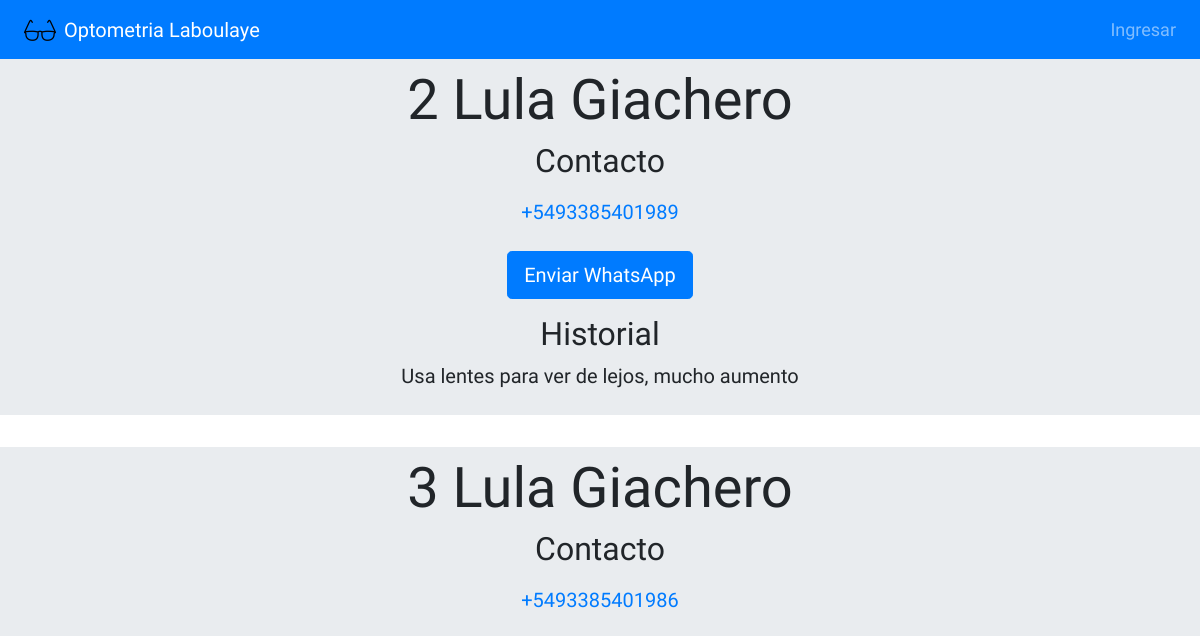
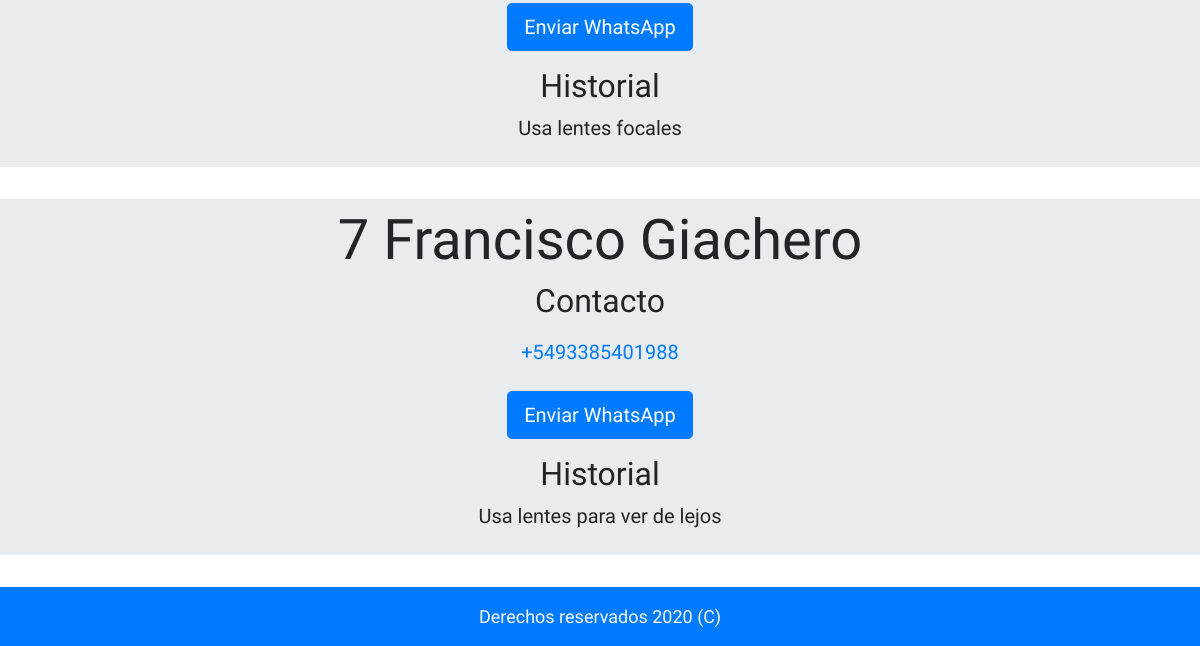
/optometrialbye/paciente/detalle, run on an earlier commit of the app's database (2 pictures, top to bottom).
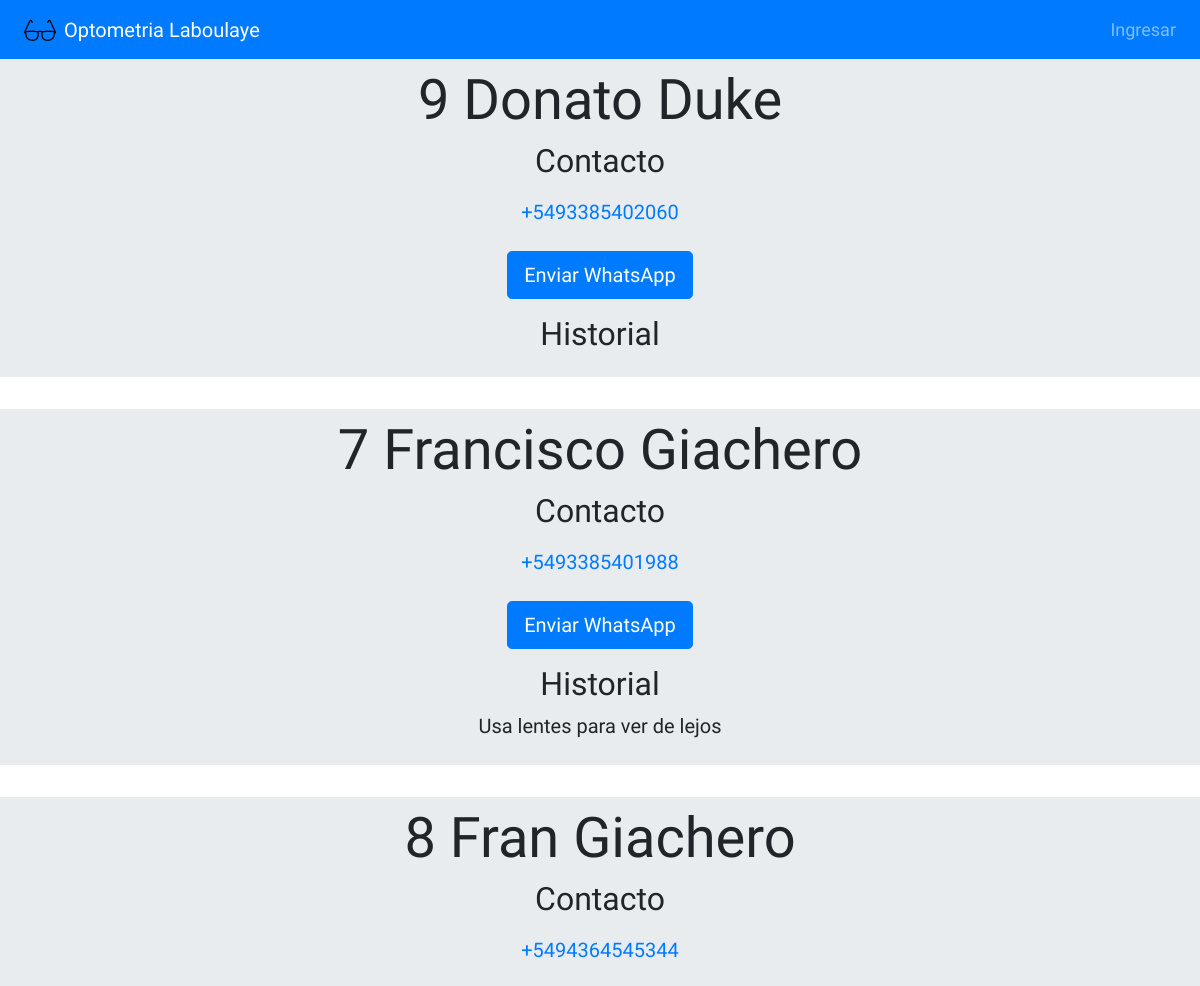
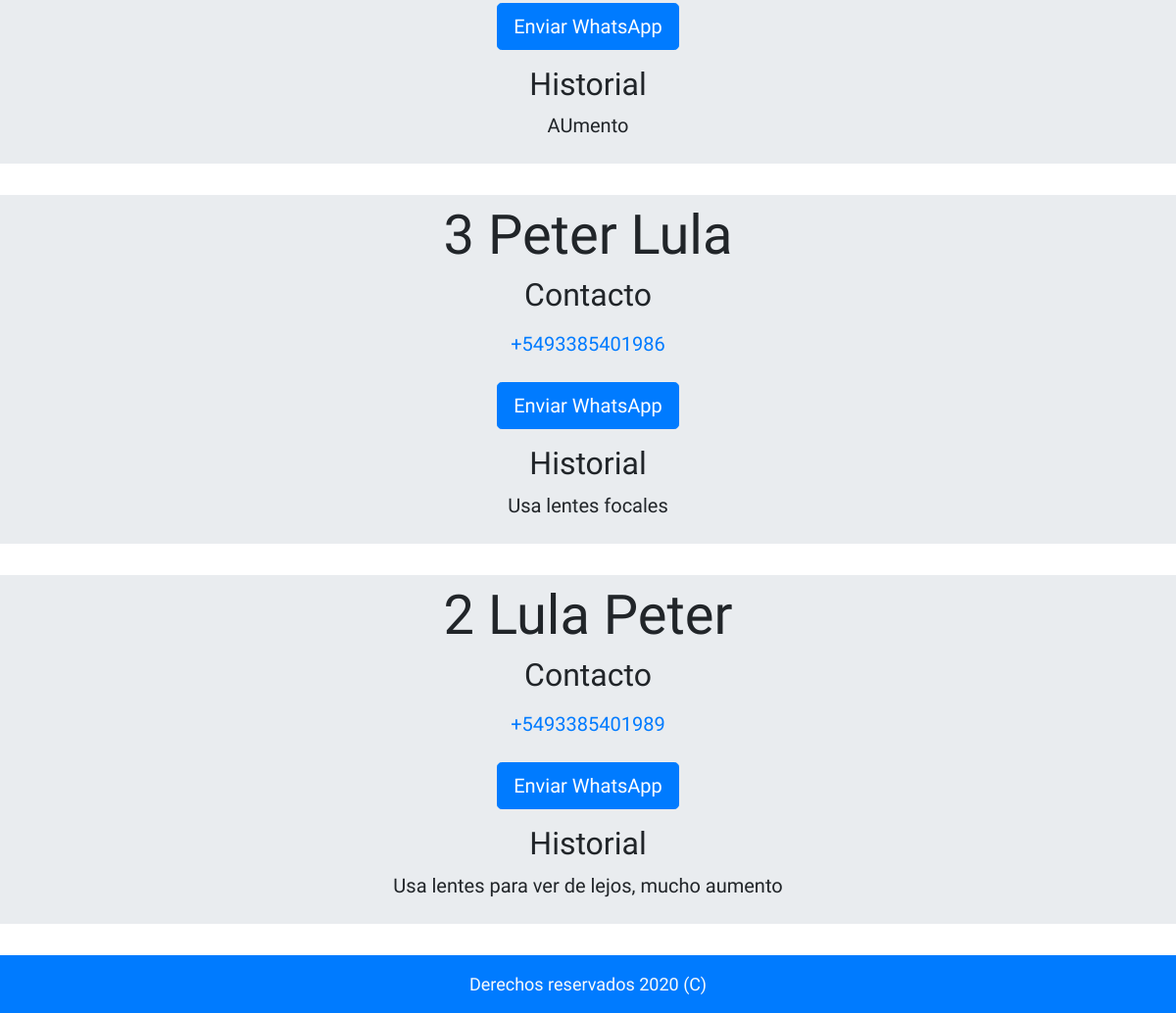
And on a later commit of the database (2 pictures, top to bottom).
### optometrialbye/models.py (models this page shows, shortened)
class Pacientes(models.Model):
    nombre = models.CharField(max_length= 100)
    apellido = models.CharField(max_length= 100)
    genero = models.CharField(max_length= 2, choices= genero_opciones)
    celular_regex = RegexValidator(regex=r'^\+?549?\d{10}$', message = "Número debe ser ingresado en formato '+549XXXXXXXXXX'.")
    celular = models.CharField("Celular", validators=[celular_regex], max_length = 14, unique = True)
    historial = models.CharField( 'Historial', max_length=200, blank= True)
    class Meta:
        ordering = ['apellido']

### optometrialbye/views.py (the view)
# urls.py: path('paciente/detalle', views.DetallePaciente, name = 'detalle_paciente'),
def DetallePaciente (request):
    pacientes = Pacientes.objects.all()
    return render(request, "optolbye/detalle_paciente.html", {"pacientes" : pacientes})

### optometrialbye/templates/optolbye/detalle_paciente.html (shortened to what this page needs)
{% extends 'optolbye/base.html' %}
{% load static %}
{% block body %}
    {% for paciente in pacientes %}
<div class="jumbotron jumbotron-fluid text-center py-2">
    <div class="container">
        <h1 class="display-4">{{paciente.id}} {{ paciente.nombre }} {{ paciente.apellido }}</h1>
        <h2 class="display-5">Contacto</h2>
        <p class="lead">
            <a class="nav-item nav-link" href="Cel: {{ paciente.celular }}">{{ paciente.celular }}</a>
        </p>
        <p class="lead">
            <a class="btn btn-primary btn-lg" href="https://wa.me/{{ paciente.celular }}" >Enviar WhatsApp</a>
        </p>
        <h2 class="display-5">Historial</h2>
        <p class="lead">{{ paciente.historial }}</p>
    </div>
</div>
    {% endfor %}
{% endblock  %}
{% block footer %}
<footer class="py-3 bg-primary ">
    <div class="container">
      <p class="m-0 text-light text-center">Derechos reservados 2020 (C)</p>
    </div>
</footer>
{% endblock %}

What changed in the data, as far as the page shows it:
added Pacientes: id "9", nombre "Donato", apellido "Duke", celular "+5493385402060"
shown differently, row unchanged: Pacientes "Francisco": moves up the list
added Pacientes: id "8", nombre "Fran", apellido "Giachero", celular "+5494364545344", historial "AUmento"
changed Pacientes "Usa lentes focales": nombre "Lula" → "Peter"; apellido "Giachero" → "Lula"; moves down the list
changed Pacientes "Usa lentes para ver de lejos, mucho aumento": apellido "Giachero" → "Peter"
